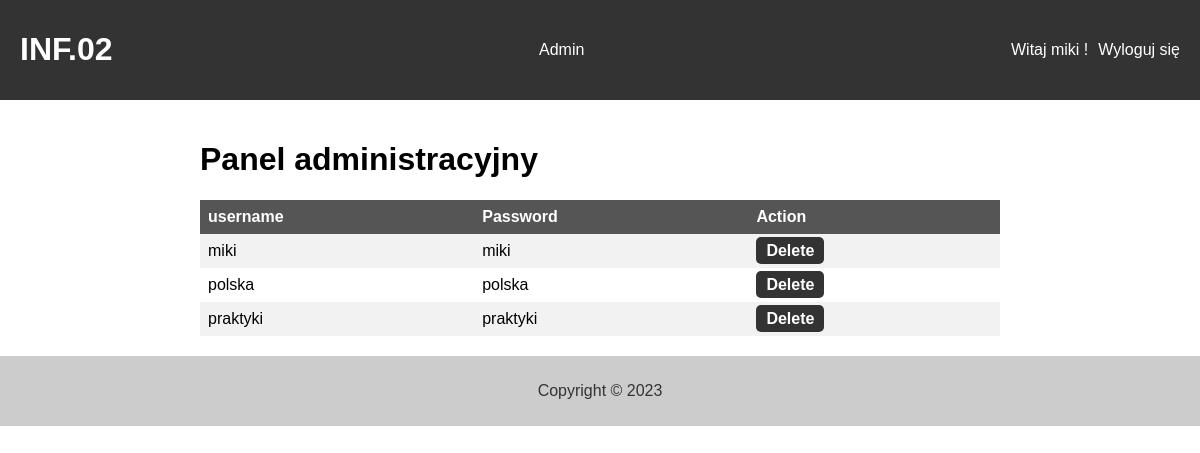
The page /admin.php (signed in) on the database its author committed.
### tables this page shows
CREATE TABLE `users` (
  `id` int(11) NOT NULL,
  `username` varchar(50) NOT NULL,
  `pass` varchar(50) NOT NULL
);

### admin.php (the view, shortened to what this page needs)
<!DOCTYPE html>
<html lang="pl">
<head>
    <link rel="stylesheet" href="admin.css">
</head>
<body>
    <header>
        <h1><a href="main.php" target="_self">INF.02</a></h1>
        <nav>
            <ul>
                <li><a href='admin.php' target='_self'>Admin</a></li>
            </ul>
        </nav>
        <div class="user-actions">
            <?php
            if (isset($_SESSION['admin']) && $_SESSION['admin'] == true) {
                echo "<p>ADMIN</p>";
                echo "<p><a href='logout.php'>Wyloguj się</a></p>";
            } else {
                echo "<p>Witaj " . $_SESSION['user'] . " ! </p>";
                echo "<p><a href='logout.php'>Wyloguj się</a></p>";
            }
            ?>
        </div>
    </header>
    <main>
        <h1>Panel administracyjny</h1>
        <table>
            <tr>
                <th>username</th>
                <th>Password</th>
                <th>Action</th>
            </tr>
            <?php
            $conn = mysqli_connect('localhost', 'root', '', 'inf');
            $sql = "SELECT * FROM users";
            $result = mysqli_query($conn, $sql);
            while ($row = mysqli_fetch_assoc($result)) {
                if ($row['username'] !== 'admin') {
                    echo "<tr>";
                    echo "<td>" . $row['username'] . "</td>";
                    echo "<td>" . $row['pass'] . "</td>";
                    echo "<td><a href='delete.php?id=" . $row['id'] . "'>Delete</a></td>";
                    echo "</tr>";
                }
            }
            ?>
        </table>
    </main>
    <footer>
        <p>Copyright © 2023</p>
    </footer>
</body>
</html>

### admin.css (style rules this page uses)
body { margin: 0; padding: 0; font-family: Arial, sans-serif; }
header h1 a { text-decoration: none; color: #fff; }
header { background-color: #333; color: #fff; display: flex; justify-content: space-between; align-items: center; padding: 10px 20px; }
nav ul { list-style: none; margin: 0; padding: 0; display: flex; width: 100%; justify-content: space-around; }
nav ul li { margin-right: 30px; }
nav ul li:last-child { margin-right: 0; }
nav ul li a { color: #fff; text-decoration: none; position: relative; }
nav ul li a::before { content: ""; position: absolute; bottom: -5px; left: 0; right: 0; height: 2px; background-color: #fff; transform: scaleX(0); transition: transform 0.3s ease-in-out; }
.user-actions { display: flex; align-items: center; }
.user-actions a { color: #fff; text-decoration: none; margin-left: 10px; position: relative; }
.user-actions a::before { content: ""; position: absolute; bottom: -5px; left: 0; right: 0; height: 2px; background-color: #fff; transform: scaleX(0); transition: transform 0.3s ease-in-out; }
footer { background-color: #ccc; color: #333; padding: 10px 20px; text-align: center; }
main { max-width: 800px; margin: 0 auto; padding: 20px; }
nav ul li { opacity: 0; animation-name: fade-in; animation-duration: 1s; animation-fill-mode: forwards; animation-delay: 0.5s; }
table { border-collapse: collapse; width: 100%; }
td a { background-color: #333; font-weight: bold; color: #fff; border: none; padding: 5px 10px; border-radius: 5px; cursor: pointer; transition: background-color 0.3s ease-in-out; text-decoration: none; }
th, td { text-align: left; padding: 8px; }
th { background-color: #555; color: white; }
tr:nth-child(even) { background-color: #f2f2f2; }
@media only screen and (min-width: 768px) { header { justify-content: space-between; } }
@media only screen and (min-width: 768px) { nav ul { flex-direction: row; } }
@media only screen and (min-width: 768px) { nav ul li { margin-right: 30px; margin-bottom: 0; } }
@media only screen and (min-width: 768px) { .user-actions { margin-top: 0; } }

### rows shown on the page
users: username "miki", pass "miki"
users: username "polska", pass "polska"
users: username "praktyki", pass "praktyki"

### other values the page prints
$_SESSION['user'] "miki"
